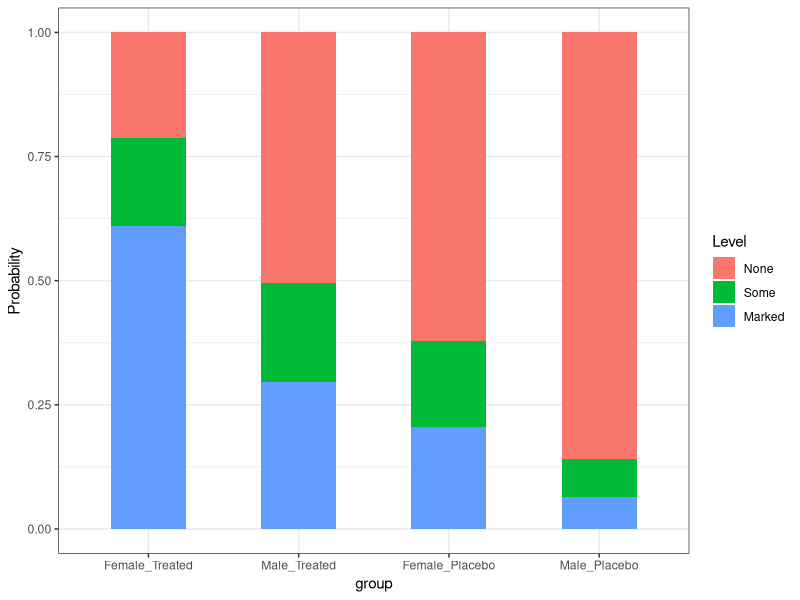

Source code (R):
# Lecture 11 April 12th 2019
############## Arthritis data ------------------------------

data("Arthritis", package = "vcd")
head(Arthritis$Improved, 8)

# reordered levels, specify levels
Arthritis$Improved  <- ordered(Arthritis$Improved, 
                               levels = c("Marked", "Some", "None"))
# now ordered levels
head(Arthritis$Improved, 8)


library(vcd)
# gives table same as in SAS
structable (Improved ~ Sex + Treatment,  
            Arthritis)

# ifelse assings variable. If Female is true, assign 1, if not, assign 0 
# to change the female to 1 and male to 0 to match SAS output
Arthritis$Sex2 <- ifelse(Arthritis$Sex=="Female", 1, 0)


### proportional odds model
# need to specify Family
library(VGAM)
arth.po <- vglm(Improved ~ Sex2 + Treatment , 
                data = Arthritis,
                family = cumulative(parallel = TRUE))

summary(arth.po)
# now output matches SAS output from the lacture 11.

coef(arth.po, matrix = TRUE)

# not assuming proportional odds
# generalized logit model: parallel = False
arth.npo <- vglm(Improved ~ Sex + Treatment , 
                 data = Arthritis,
                 family = cumulative(parallel = FALSE))
arth.npo

coef(arth.npo, matrix = TRUE)

summary(arth.npo)

# testing proportional odds assumption
#  :: means this f-n fount in this package, not loaging whole package VGAM
VGAM::lrtest(arth.npo, arth.po)

### partial proportional odds model 
# parallel assumption on only treatment but not sex, sex is parallel=false
arth.ppo <- vglm(Improved ~ Sex + Treatment, 
                 data = Arthritis,
                 family = cumulative(parallel = FALSE ~ Sex))
coef(arth.ppo, matrix = TRUE)

summary(arth.ppo)



###### estimated proportions

covariates <- expand.grid(Treatment = c("Treated", "Placebo"),
                          Sex2 = c("Male", "Female")) 
# note sure if female and male are in the right place
                          
probs <- predict(arth.po, 
                 newdata = covariates, 
                 type = "response")

probs.covariates <- cbind (covariates, probs)




library(reshape2)
plotdat <- melt(probs.covariates,
                id.vars = c("Sex2", "Treatment"),
                measure.vars = c("None", "Some", "Marked"),
                variable.name = "Level",
                value.name = "Probability")

plotdat$group <- factor(paste0(plotdat$Sex,"_", plotdat$Treatment))

plotdat$group <- ordered (plotdat$group, 
                          levels = c("Female_Treated", "Male_Treated", 
                                     "Female_Placebo", "Male_Placebo") )


library(ggplot2)
ggplot(data=plotdat, aes(x = group , y= Probability, fill=Level)) +
  geom_bar(stat="identity", width = 0.5) + theme_bw()
# I get different result (plot) becasue she re-coded it during class
# See SAS p. 275 example
